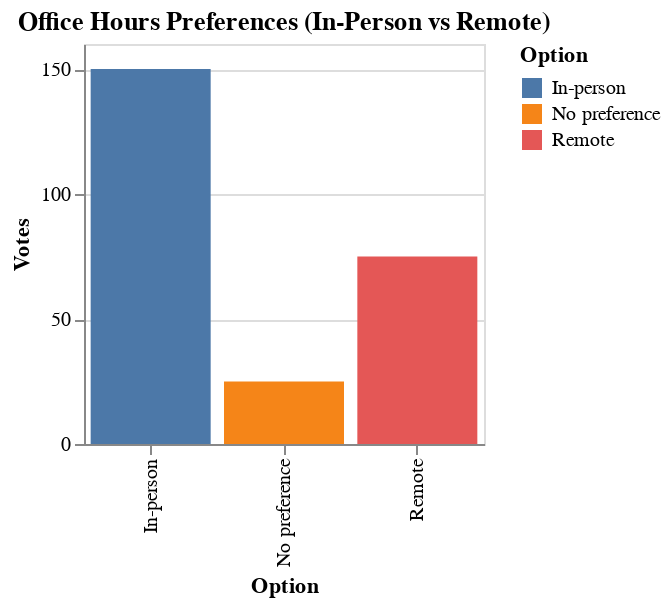

The code cell stored with this chart in its notebook:
### Markdown cell above
### 4.2 Add title; change chart height/width

### Code cell
alt.Chart(df).mark_bar().encode(
    x='Option:N',
    y='Votes:Q',
    color='Option'
).properties(
    title='Office Hours Preferences (In-Person vs Remote)',
    width=200,
    height=200
)

### Figure 1 — Vega-Lite specification as saved in the notebook (floating-point values rounded to 4 significant figures)
{"config": {"view": {"continuousWidth": 400, "continuousHeight": 300}}, "data": {"name": "data-7c743d2baa420b6562651cee76b2d5cb"}, "mark": "bar", "encoding": {"color": {"type": "nominal", "field": "Option"}, "x": {"type": "nominal", "field": "Option"}, "y": {"type": "quantitative", "field": "Votes"}}, "height": 200, "title": "Office Hours Preferences (In-Person vs Remote)", "width": 200, "$schema": "https://vega.github.io/schema/vega-lite/v4.8.1.json", "datasets": {"data-7c743d2baa420b6562651cee76b2d5cb": [{"Option": "In-person", "Votes": 150}, {"Option": "Remote", "Votes": 75}, {"Option": "No preference", "Votes": 25}]}}
